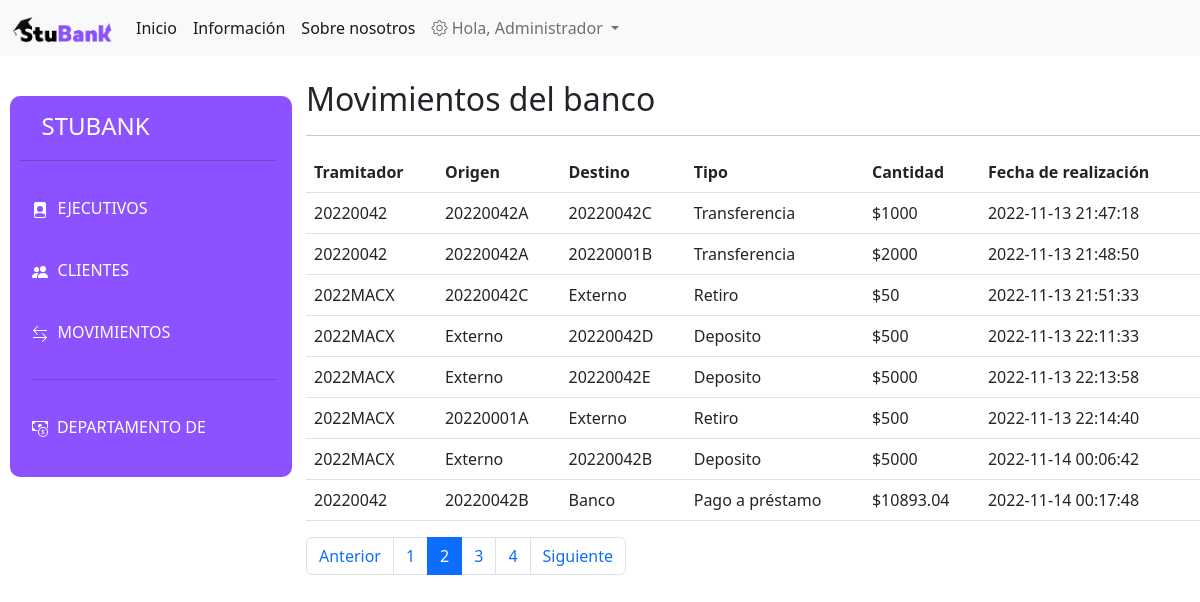
Page /admin/movimientos.php?pagina=2 (signed in) on the committed database.
### tables this page shows
CREATE TABLE `transacciones` (
  `id_mov` int(11) NOT NULL,
  `cTramitador` varchar(9) NOT NULL,
  `solicitante` varchar(9) DEFAULT NULL,
  `cOrigen` varchar(20) NOT NULL,
  `cDestino` varchar(20) NOT NULL,
  `tipo` varchar(20) NOT NULL,
  `cantidad` double NOT NULL,
  `referencia` varchar(7) DEFAULT NULL,
  `motivo` varchar(20) DEFAULT NULL,
  `fecha` datetime NOT NULL DEFAULT current_timestamp()
);

### admin/movimientos.php (the view, shortened to what this page needs)
<?php
    include('../view/conexion.php');
?>
<!DOCTYPE html>
<html lang="es">
<head>
    <link rel="stylesheet" href="../src/css/menu.css">
    <link href="https://cdn.jsdelivr.net/npm/bootstrap@5.2.0/dist/css/bootstrap.min.css" rel="stylesheet">
    <link rel="stylesheet" href="https://cdn.jsdelivr.net/npm/bootstrap-icons@1.9.1/font/bootstrap-icons.css">
</head>
<header>
    <?php include('../view/navbar.php'); ?>
</header>
<body>
    <div class="row">
        <?php include('menu.php');
            $obtencion = "SELECT * FROM transacciones";
            $MovimientosXpagina = 8;
            if ($stmt = $mysqli->prepare($obtencion)) {
                $stmt->execute();
                $stmt->store_result();
                $totalDatos = $stmt->num_rows;
            }
            $paginas = $totalDatos/$MovimientosXpagina;
            $paginas = ceil($paginas);
            if (empty($_GET['pagina'])){
                $pagina = 1;
            }
            else{
                $pagina = $_GET['pagina'];
            }
            $CalculoIncio = ($pagina-1)*$MovimientosXpagina;
            $inicio = (string)$CalculoIncio;
            $sql = "SELECT * FROM transacciones LIMIT $inicio,$MovimientosXpagina";
            $obtencionD = mysqli_query($mysqli,$sql);
            $resultado_Datos=$obtencionD->fetch_all(MYSQLI_ASSOC);
        ?>
        <div class="col-md-9">
            <h2>Movimientos del banco</h2><hr>
            <table class="table mt-3">
                <thead>
                    <th scope="col">Tramitador</th>
                    <th scope="col">Origen</th>
                    <th scope="col">Destino</th>
                    <th scope="col">Tipo</th>
                    <th scope="col">Cantidad</th>
                    <th scope="col">Fecha de realización</th>
                </thead>
                <tbody>
                    <?php foreach($resultado_Datos as $movimiento): ?>
                        <tr>
                            <td><?=$movimiento['cTramitador'] ?></td>
                            <td><?=$movimiento['cOrigen'] ?></td>
                            <td><?=$movimiento['cDestino'] ?></td>
                            <td><?=$movimiento['tipo'] ?></td>
                            <td>$<?=$movimiento['cantidad'] ?></td>
                            <td><?=$movimiento['fecha'] ?></td>
                        </tr>
                    <?php endforeach ?>
                </tbody>
            </table>
            <nav aria-label="movimientoP">
                <ul class="pagination">
                    <li class="page-item
                        <?php echo $pagina<=1 ? 'disabled': '' ?>">
                        <a class="page-link"href="movimientos.php?pagina=<?php echo $pagina-1?>">Anterior</a>
                    </li>
                    <?php for($i=0;$i<$paginas;$i++):?>
                        <li class="page-item
                            <?php echo $pagina==$i+1 ? 'active': '' ?>">
                            <a class="page-link" href="movimientos.php?pagina=<?php echo ($i+1)?>"><?php echo ($i+1)?></a>
                        </li>
                    <?php endfor?>
                    <li class="page-item
                        <?php echo $pagina>=$paginas? 'disabled': '' ?>">
                        <a class="page-link" href="movimientos.php?pagina=<?php echo $pagina+1?>">Siguiente</a>
                    </li>
                </ul>
            </nav>
        </div>
    </div>
</body>
</html>

### rows in the picture
transacciones: cTramitador "20220042", cOrigen "20220042A", cDestino "20220042C", tipo "Transferencia", cantidad "1000", fecha "2022-11-13 21:47:18"
transacciones: cTramitador "20220042", cOrigen "20220042A", cDestino "20220001B", tipo "Transferencia", cantidad "2000", fecha "2022-11-13 21:48:50"
transacciones: cTramitador "2022MACX", cOrigen "20220042C", cDestino "Externo", tipo "Retiro", cantidad "50", fecha "2022-11-13 21:51:33"
transacciones: cTramitador "2022MACX", cOrigen "Externo", cDestino "20220042D", tipo "Deposito", cantidad "500", fecha "2022-11-13 22:11:33"
transacciones: cTramitador "2022MACX", cOrigen "Externo", cDestino "20220042E", tipo "Deposito", cantidad "5000", fecha "2022-11-13 22:13:58"
transacciones: cTramitador "2022MACX", cOrigen "20220001A", cDestino "Externo", tipo "Retiro", cantidad "500", fecha "2022-11-13 22:14:40"
transacciones: cTramitador "2022MACX", cOrigen "Externo", cDestino "20220042B", tipo "Deposito", cantidad "5000", fecha "2022-11-14 00:06:42"
transacciones: cTramitador "20220042", cOrigen "20220042B", cDestino "Banco", tipo "Pago a préstamo", cantidad "10893.04", fecha "2022-11-14 00:17:48"

### other values in the picture
$nombre "Administrador"
